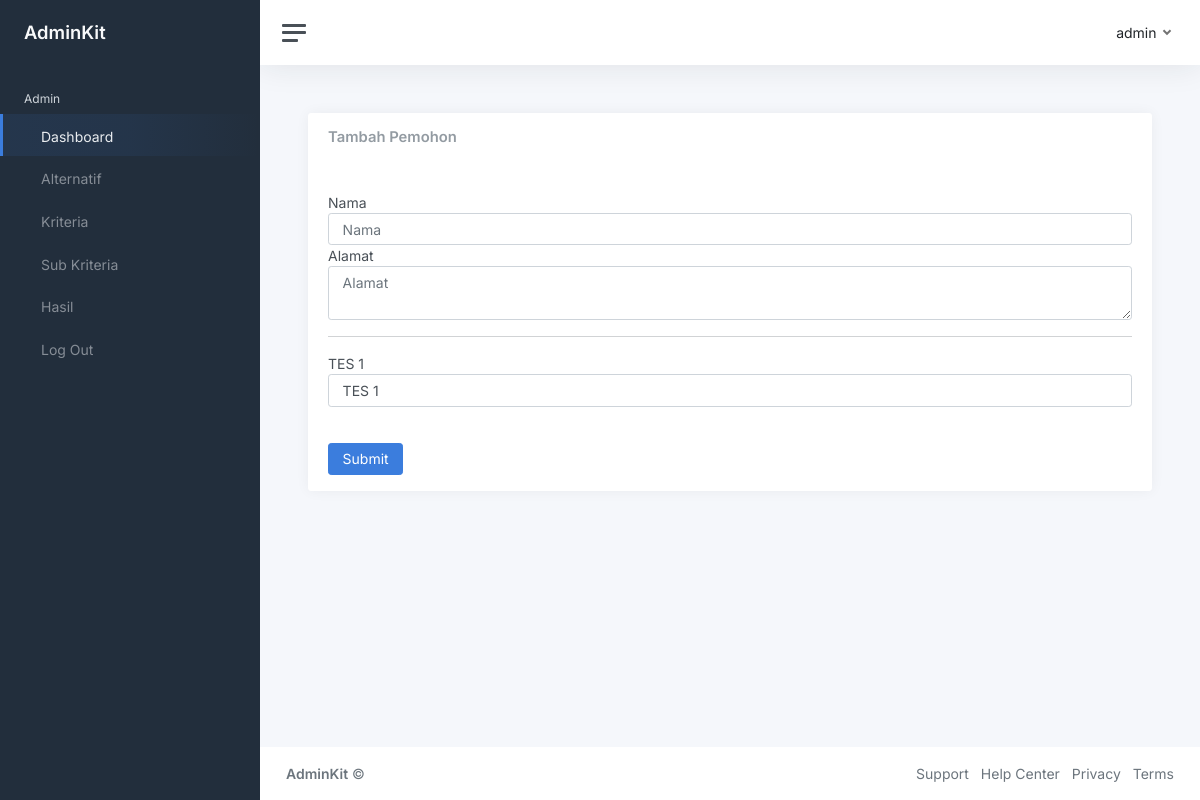
Before: /tambah_pemohon.php (signed in) with the older database file.
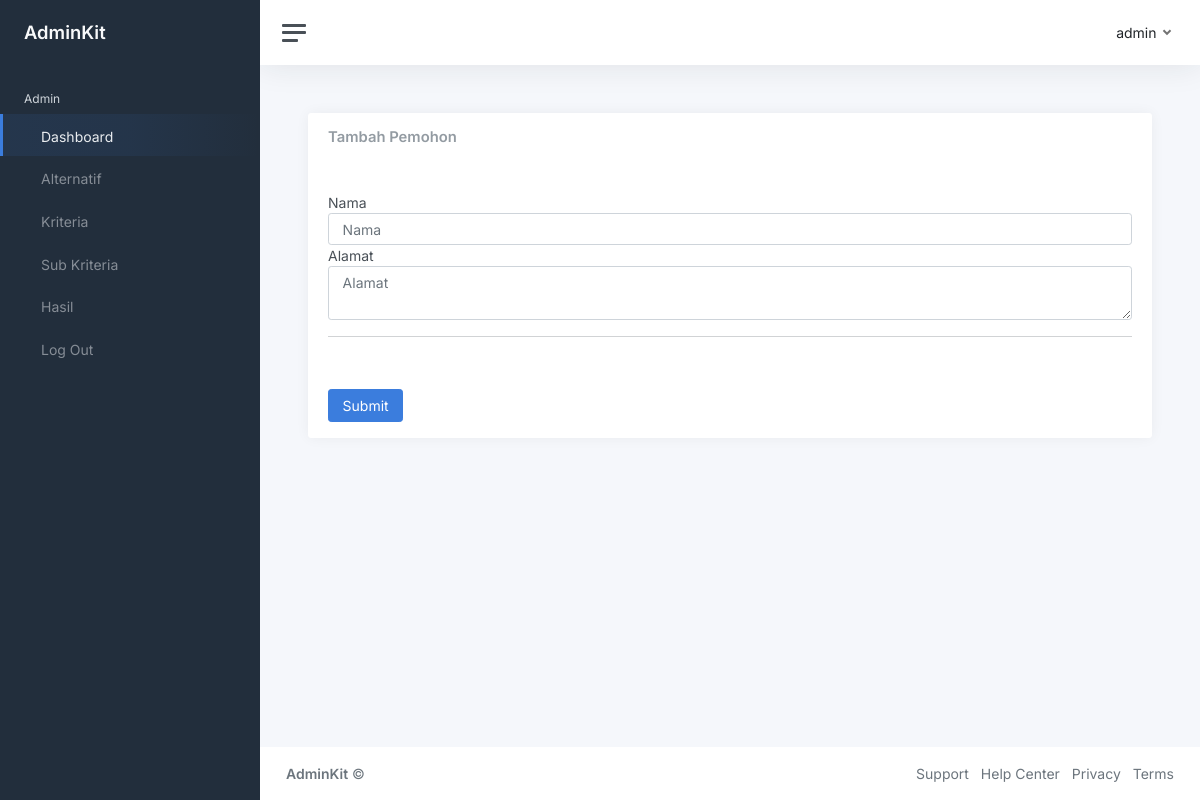
After: the same page with the newer database file.
### tables this page shows
CREATE TABLE `sub_kriteria` (
  `id` int(11) NOT NULL,
  `kriteria_id` int(11) NOT NULL,
  `nama` varchar(255) NOT NULL,
  `bobot` float(8,2) NOT NULL
);

CREATE TABLE `kriteria` (
  `id` int(11) NOT NULL,
  `nama` varchar(255) NOT NULL,
  `bobot` float(8,2) NOT NULL,
  `status_sub` int(11) NOT NULL
);

### models/Kriteria.php (called while the page is built, shortened)
<?php
class Kriteria {
    protected $pdo;
    public function __construct ($pdo)
    {
        $this->pdo = $pdo;
    }
    public function getKriteriaAndSubKriteria()
    {
        $query = "SELECT kriteria.id AS id, kriteria.nama AS nama, kriteria.status_sub AS status_sub, sub_kriteria.id AS sub_kriteria_id, sub_kriteria.nama AS sub_kriteria_nama FROM kriteria " .
                 "LEFT JOIN sub_kriteria ON kriteria.id = sub_kriteria.kriteria_id";
        $statement = $this->pdo->prepare($query);
        $statement->execute();
        $result = $statement->fetchAll(\PDO::FETCH_ASSOC);
        $resultReduce = [];
        foreach ($result as $resultItem) {
            if ( ! isset($resultReduce[$resultItem['id']])) {
                $resultReduce[$resultItem['id']] = [
                    'id' => $resultItem['id'],
                    'nama' => $resultItem['nama'],
                    'status_sub' => $resultItem['status_sub'],
                    'sub_kriteria' => []
                ];
            }
            if ($resultReduce[$resultItem['id']]['status_sub'] == 1) {
                $resultReduce[$resultItem['id']]['sub_kriteria'][] = [
                    'id' => $resultItem['sub_kriteria_id'],
                    'nama' => $resultItem['sub_kriteria_nama']
                ];
            }
        }
        return $resultReduce;
    }
}

### tambah_pemohon.php (the view, shortened to what the changed rows need)
<?php
require __DIR__ . '/config/connect.php';
$kriteriaModel = new Kriteria($pdo);
$kriteriaItems = $kriteriaModel->getKriteriaAndSubKriteria();
extract([
]);
?>
<!DOCTYPE html>
<html lang="en">
	<head>
		<link href="https://cdn.jsdelivr.net/npm/bootstrap@5.1.3/dist/css/bootstrap.min.css" rel="stylesheet">
		<link href="assets/css/app.css" rel="stylesheet">
	</head>
	<body>
		<div class="wrapper">
			<div class="main">
				<main class="content">
					<div class="container-fluid p-0">
                        <div class="card card-primary">
                            <form action="tambah_pemohon_proses.php" method="POST" enctype="multipart/form-data">
                                <div class="card-body">
                                    <?php foreach ($kriteriaItems as $kriteriaItem) { ?>
                                        <div class="form-group">
                                            <label for=""><?php echo $kriteriaItem['nama'] ?></label>
                                            <?php if ($kriteriaItem['status_sub'] == 1) { ?>
                                                <select name="kriteria[<?php echo $kriteriaItem['id'] ?>][bobot]" id="" class="form-control" required>
                                                    <option value=""><?php echo $kriteriaItem['nama'] ?></option>
                                                </select>
                                            <?php } else { ?>
                                                <input type="number" name="kriteria[<?php echo $kriteriaItem['id'] ?>][bobot]" class="form-control" placeholder="<?php echo $kriteriaItem['nama'] ?>" required>
                                            <?php } ?>
                                        </div>
                                    <?php } ?>
                                </div>
                            </form>
                        </div>
					</div>
				</main>
			</div>
		</div>
	</body>
</html>
<?php
$view = ob_get_clean();
echo $view;
?>

Changed rows visible on the page:
removed sub_kriteria: kriteria.nama "TES 1"
